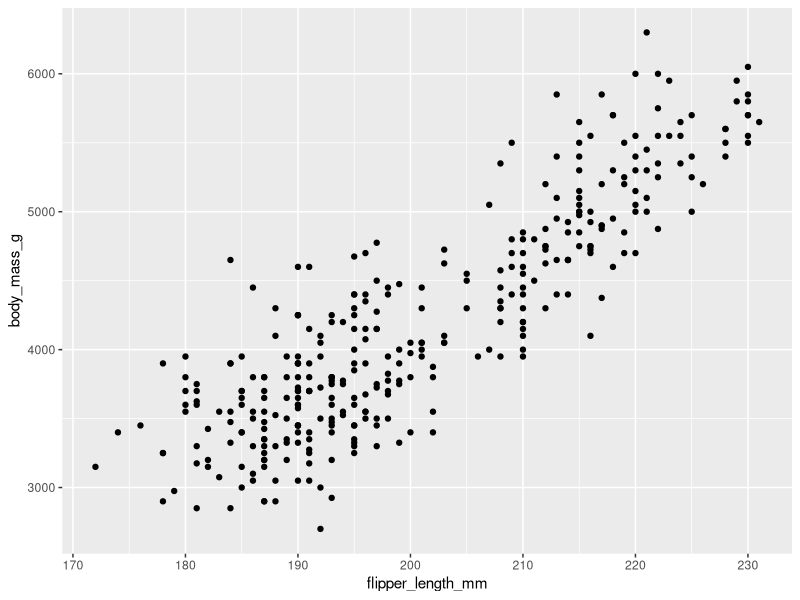
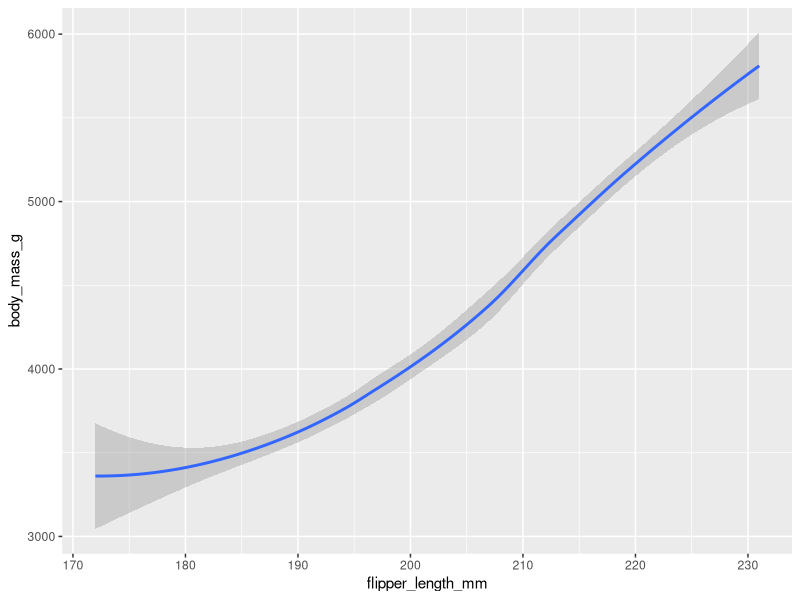
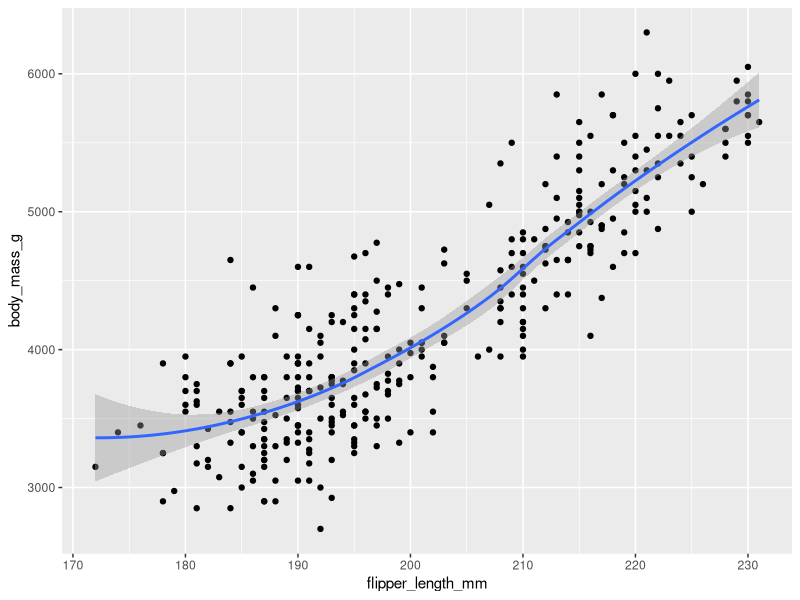
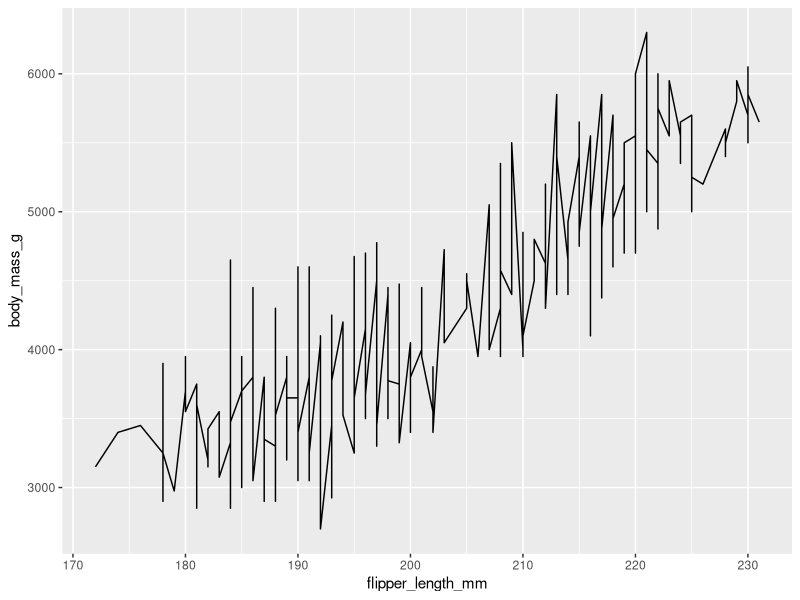
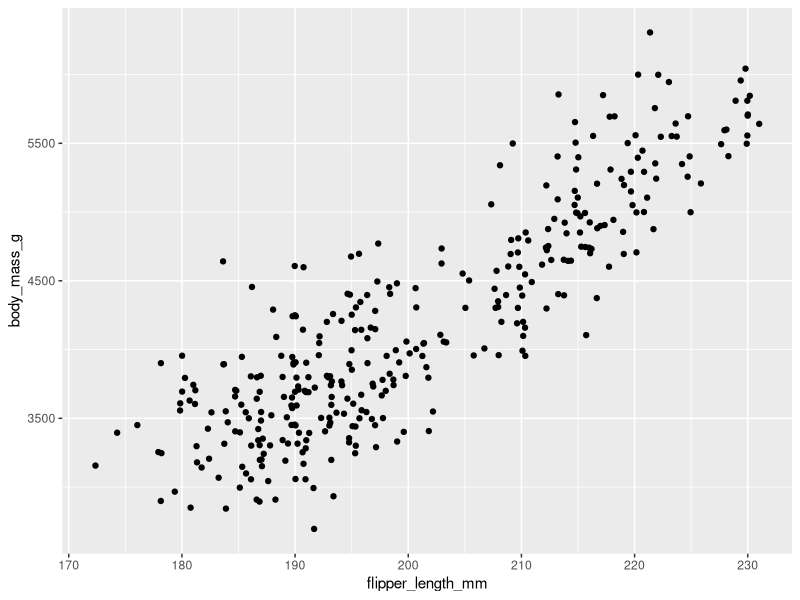
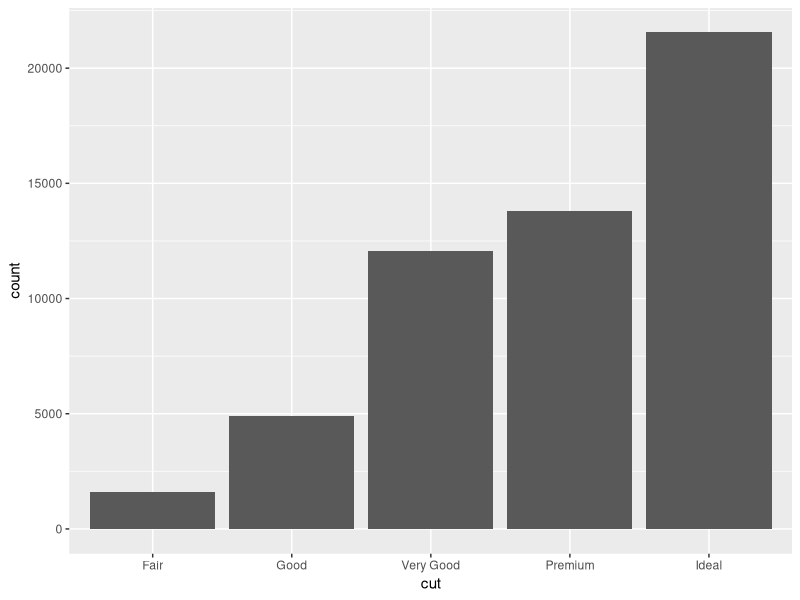
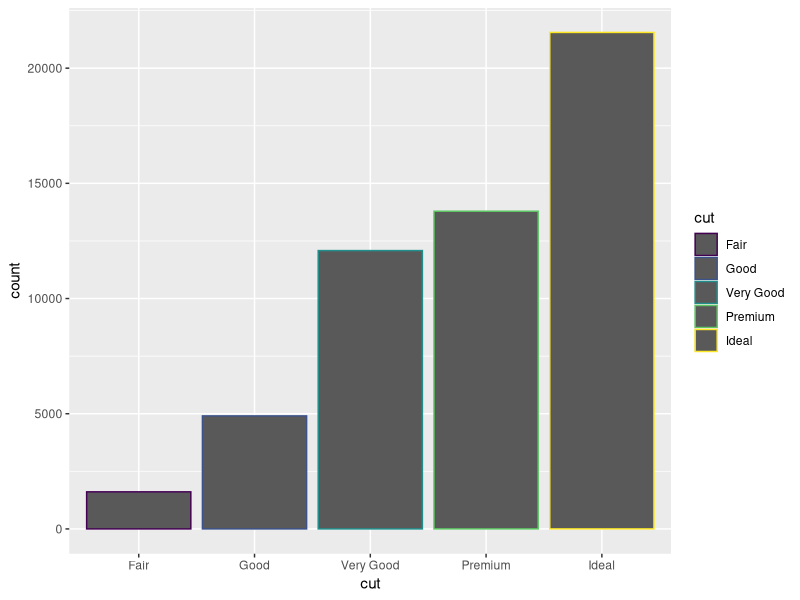
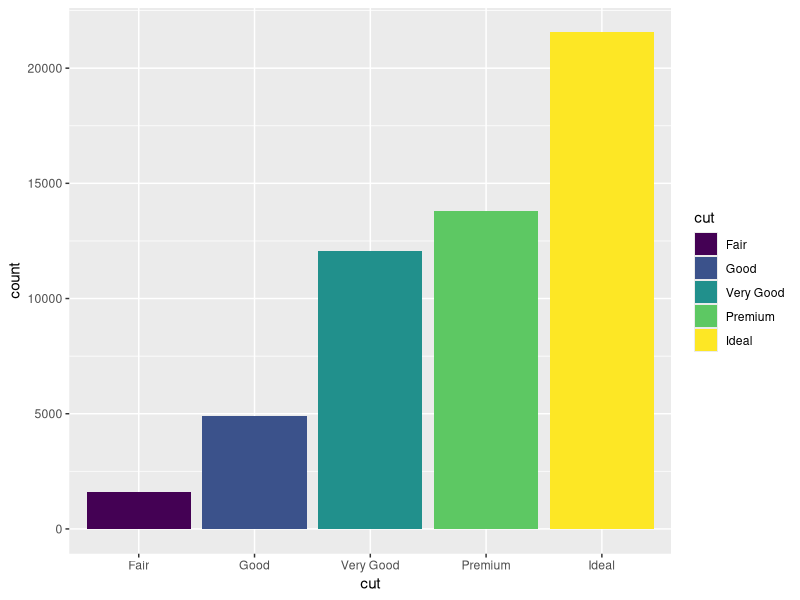

Write R code to recreate these figures, in order.
## ---- chunk 1
library(ggplot2)
library(palmerpenguins)
data(penguins)
## ---- chunk 2
# Scatter plot
ggplot(penguins, aes(x = flipper_length_mm, y = body_mass_g)) +
  geom_point()
## ---- chunk 3
# Smooth line
ggplot(penguins, aes(x = flipper_length_mm, y = body_mass_g)) +
  geom_smooth()
## ---- chunk 4
# Combining geom_point and geom_smooth
ggplot(penguins, aes(x = flipper_length_mm, y = body_mass_g)) +
  geom_point() +
  geom_smooth()
## ---- chunk 5
# Line plot
ggplot(penguins, aes(x = flipper_length_mm, y = body_mass_g)) +
  geom_line()
## ---- chunk 6
# Jittered scatter plot
ggplot(penguins, aes(x = flipper_length_mm, y = body_mass_g)) +
  geom_jitter()
## ---- chunk 7
data(diamonds)
## ---- chunk 8
# Bar chart
ggplot(diamonds, aes(x = cut)) +
  geom_bar()
## ---- chunk 9
# Outline color
ggplot(diamonds, aes(x = cut, color = cut)) +
  geom_bar()
## ---- chunk 10
# Fill color
ggplot(diamonds, aes(x = cut, fill = cut)) +
  geom_bar()
## ---- chunk 11
# Stacked bar chart
ggplot(diamonds, aes(x = cut, fill = clarity)) +
  geom_bar()
